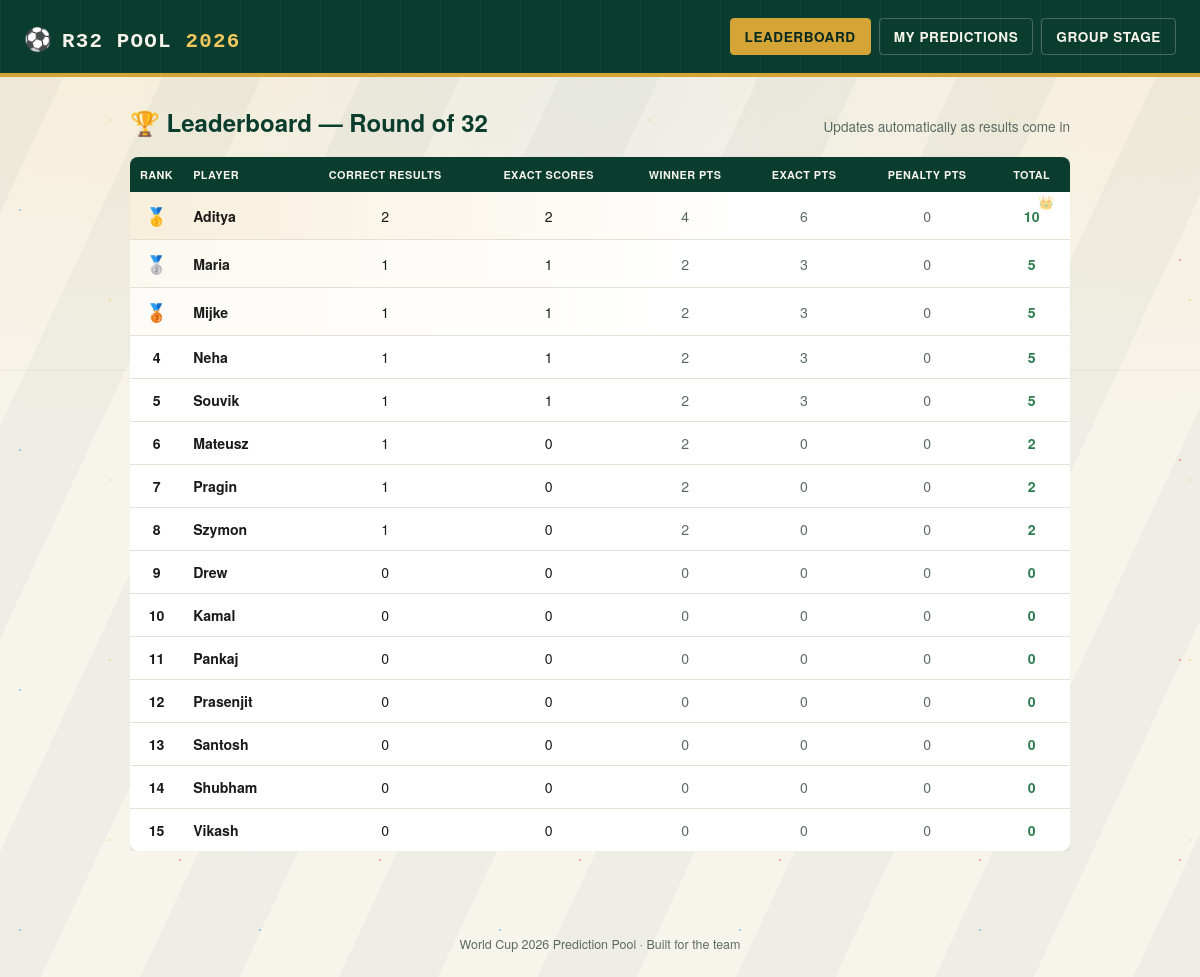
The app's page /leaderboard with its own data.
### tables this page shows
CREATE TABLE players (
            id INTEGER PRIMARY KEY AUTOINCREMENT,
            name TEXT UNIQUE NOT NULL
        );

### app.py (the view)
@app.route("/leaderboard")
def leaderboard():
    board = get_r32_leaderboard()
    return render_template("leaderboard.html", leaderboard=board, active_page="leaderboard")

### database.py (called while the page is built)
def get_connection():
    conn = sqlite3.connect(DB_FILE)
    conn.row_factory = sqlite3.Row
    return conn

### templates/leaderboard.html (shortened to what this page needs)
{% extends "base.html" %}
{% block content %}
<div class="lb-header">
  <h2>🏆 Leaderboard — Round of 32</h2>
  <div class="sub">Updates automatically as results come in</div>
</div>
{% if leaderboard %}
<div class="table-scroll">
<table class="board">
  <thead>
    <tr>
      <th class="num">Rank</th>
      <th>Player</th>
      <th class="num">Correct&nbsp;Results</th>
      <th class="num">Exact&nbsp;Scores</th>
      <th class="num">Winner&nbsp;Pts</th>
      <th class="num">Exact&nbsp;Pts</th>
      <th class="num">Penalty&nbsp;Pts</th>
      <th class="num">Total</th>
    </tr>
  </thead>
  <tbody>
    {% for row in leaderboard %}
    <tr class="{{ 'top1' if row.rank == 1 else 'top2' if row.rank == 2 else 'top3' if row.rank == 3 else '' }}">
      <td class="num rank-cell">
        {% if row.rank == 1 %}<span class="medal" onclick="confettiBurst(event.clientX, event.clientY)" title="Click me!">🥇</span>
        {% elif row.rank == 2 %}<span class="medal">🥈</span>
        {% elif row.rank == 3 %}<span class="medal">🥉</span>
        {% else %}{{ row.rank }}{% endif %}
      </td>
      <td class="player-name">{{ row.name }}</td>
      <td class="num">{{ row.correct_results }}</td>
      <td class="num">{{ row.exact_scores }}</td>
      <td class="num subtle">{{ row.winner_pts }}</td>
      <td class="num subtle">{{ row.exact_pts }}</td>
      <td class="num subtle">{{ row.penalty_pts }}</td>
      <td class="num total-pts">{{ row.total_points }}</td>
    </tr>
    {% endfor %}
  </tbody>
</table>
</div>
{% else %}
<div class="empty-state">No players yet.</div>
{% endif %}
{% endblock %}

### templates/base.html (shortened to what this page needs)
<!DOCTYPE html>
<html lang="en">
<head>
</head>
<body>
<div class="topbar">
  <a href="{{ url_for('leaderboard') }}" class="brand" title="Back to home">
    <span class="ball">⚽</span>
    <h1>R32 Pool <span class="year">2026</span></h1>
  </a>
  <nav>
    <a href="{{ url_for('leaderboard') }}" class="{{ 'active' if active_page == 'leaderboard' else '' }}">Leaderboard</a>
    <a href="{{ url_for('select_player') }}" class="{{ 'active' if active_page == 'predict' else '' }}">My Predictions</a>
    <a href="{{ url_for('group_history') }}" class="{{ 'active' if active_page == 'history' else '' }}">Group Stage</a>
  </nav>
</div>
<main>
  {% block content %}{% endblock %}
</main>
<footer>World Cup 2026 Prediction Pool &middot; Built for the team</footer>
</body>
</html>

### templates/base.html (style rules this page uses)
:root { --pitch: #0B3D2E; --pitch-dark: #072920; --chalk: #F7F4EC; --gold: #D4A437; --gold-bright:#F0C75E; --ink: #1A1A1A; --ink-soft: #5B6B63; --line: #E4E0D4; --win: #2E7D4F; --loss: #B0382B; --card: #FFFFFF; --confetti-1: #F0C75E; --confetti-2: #E8634F; --confetti-3: #5BA3D9; --confetti-4: #6FBF7B; --confetti-5: #D4699B; }
* { box-sizing: border-box; }
body { margin: 0; font-family: 'Helvetica Neue', Arial, sans-serif; color: var(--ink); min-height: 100vh; background-color: var(--chalk); background-image: radial-gradient(circle at 50% 38%, transparent 0, transparent 130px, rgba(11,61,46,0.05) 132px, rgba(11,61,46,0.05) 136px, transparent 138px), linear-gradient(180deg, transparent 0, transparent calc(38% - 1px), rgba(11,61,46,0.06) calc(38% - 1px), rgba(11,61,46,0.06) 38%, transparent 38%), repeating-linear-gradient(115deg, rgba(11,61,46,0.035) 0px, rgba(11,61,46,0.035) 90px, transparent 90px, transparent 180px), radial-gradient(circle at 8% -5%, rgba(240,199,94,0.16), transparent 32%), radial-gradient(circle at 95% 0%, rgba(240,199,94,0.13), transparent 30%), radial-gradient(ellipse at 50% 0%, rgba(11,61,46,0.04), transparent 60%); background-attachment: fixed; background-size: cover; position: relative; }
body::before { content: ""; position: fixed; inset: 0; pointer-events: none; z-index: 0; opacity: 0.5; background-image: radial-gradient(circle, var(--gold-bright) 1.5px, transparent 1.5px), radial-gradient(circle, var(--confetti-3) 1.5px, transparent 1.5px), radial-gradient(circle, var(--confetti-2) 1.5px, transparent 1.5px); background-size: 180px 180px, 240px 240px, 200px 200px; background-position: 20px 30px, 140px 90px, 80px 160px; animation: drift 60s linear infinite; }
.topbar, main, footer { position: relative; z-index: 1; }
.topbar { background: var(--pitch); background-image: repeating-linear-gradient(90deg, rgba(255,255,255,0.03) 0px, rgba(255,255,255,0.03) 1px, transparent 1px, transparent 40px); color: var(--chalk); padding: 18px 24px; display: flex; align-items: center; justify-content: space-between; flex-wrap: wrap; gap: 12px; border-bottom: 4px solid var(--gold); }
.brand { display: flex; align-items: baseline; gap: 10px; text-decoration: none; cursor: pointer; transition: opacity 0.15s ease; border-radius: 6px; padding: 4px 6px; margin: -4px -6px; }
.brand .ball { font-size: 1.4rem; display: inline-block; animation: ball-bob 2.6s ease-in-out infinite; transform-origin: center bottom; }
.brand, .brand:link, .brand:visited, .brand:hover, .brand:active { color: var(--chalk); }
.brand h1 { font-family: 'Courier New', monospace; font-weight: 700; font-size: 1.3rem; letter-spacing: 0.06em; margin: 0; text-transform: uppercase; color: var(--chalk); }
.brand .year { color: var(--gold-bright); }
nav { display: flex; gap: 8px; }
nav a { color: var(--chalk); text-decoration: none; font-size: 0.85rem; font-weight: 600; letter-spacing: 0.04em; text-transform: uppercase; padding: 8px 14px; border-radius: 4px; border: 1px solid rgba(247,244,236,0.25); transition: transform 0.18s cubic-bezier(0.34, 1.56, 0.64, 1), background 0.15s ease, color 0.15s ease, border-color 0.15s ease; display: inline-block; }
nav a:hover, nav a.active { background: var(--gold); color: var(--pitch-dark); border-color: var(--gold); }
main { max-width: 980px; margin: 0 auto; padding: 28px 20px 60px; }
footer { text-align: center; padding: 24px; color: var(--ink-soft); font-size: 0.78rem; }

### records on screen
players: name "Aditya", correct_results "2", exact_scores "2", winner_pts "4", exact_pts "6", penalty_pts "0", total_points "10"
players: name "Maria", correct_results "1", exact_scores "1", winner_pts "2", exact_pts "3", penalty_pts "0", total_points "5"
players: name "Mijke", correct_results "1", exact_scores "1", winner_pts "2", exact_pts "3", penalty_pts "0", total_points "5"
players: rank "4", name "Neha", correct_results "1", exact_scores "1", winner_pts "2", exact_pts "3", penalty_pts "0", total_points "5"
players: rank "5", name "Souvik", correct_results "1", exact_scores "1", winner_pts "2", exact_pts "3", penalty_pts "0", total_points "5"
players: rank "6", name "Mateusz", correct_results "1", exact_scores "0", winner_pts "2", exact_pts "0", penalty_pts "0", total_points "2"
players: rank "7", name "Pragin", correct_results "1", exact_scores "0", winner_pts "2", exact_pts "0", penalty_pts "0", total_points "2"
players: rank "8", name "Szymon", correct_results "1", exact_scores "0", winner_pts "2", exact_pts "0", penalty_pts "0", total_points "2"
players: rank "9", name "Drew", correct_results "0", exact_scores "0", winner_pts "0", exact_pts "0", penalty_pts "0", total_points "0"
players: rank "10", name "Kamal", correct_results "0", exact_scores "0", winner_pts "0", exact_pts "0", penalty_pts "0", total_points "0"
players: rank "11", name "Pankaj", correct_results "0", exact_scores "0", winner_pts "0", exact_pts "0", penalty_pts "0", total_points "0"
players: rank "12", name "Prasenjit", correct_results "0", exact_scores "0", winner_pts "0", exact_pts "0", penalty_pts "0", total_points "0"
players: rank "13", name "Santosh", correct_results "0", exact_scores "0", winner_pts "0", exact_pts "0", penalty_pts "0", total_points "0"
players: rank "14", name "Shubham", correct_results "0", exact_scores "0", winner_pts "0", exact_pts "0", penalty_pts "0", total_points "0"
players: rank "15", name "Vikash", correct_results "0", exact_scores "0", winner_pts "0", exact_pts "0", penalty_pts "0", total_points "0"
